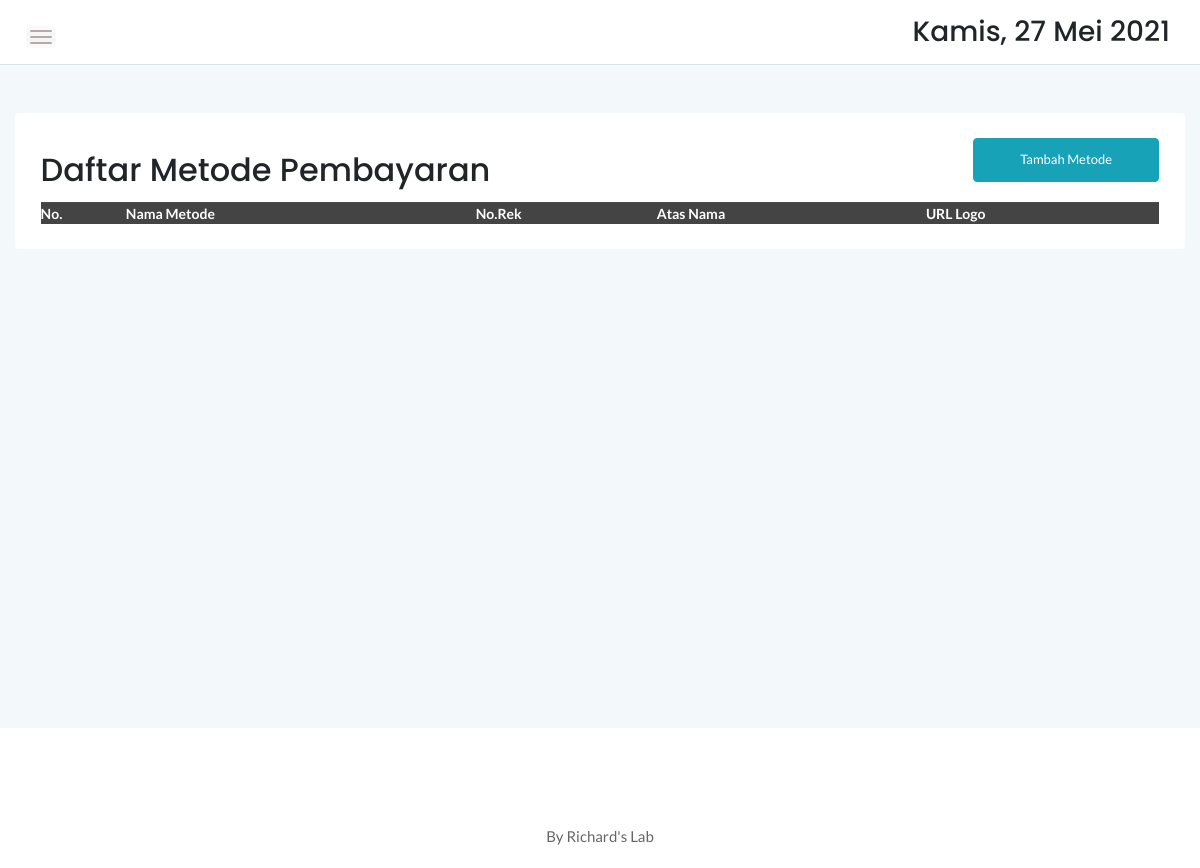
The page /admin/pembayaran.php on the database as committed earlier.
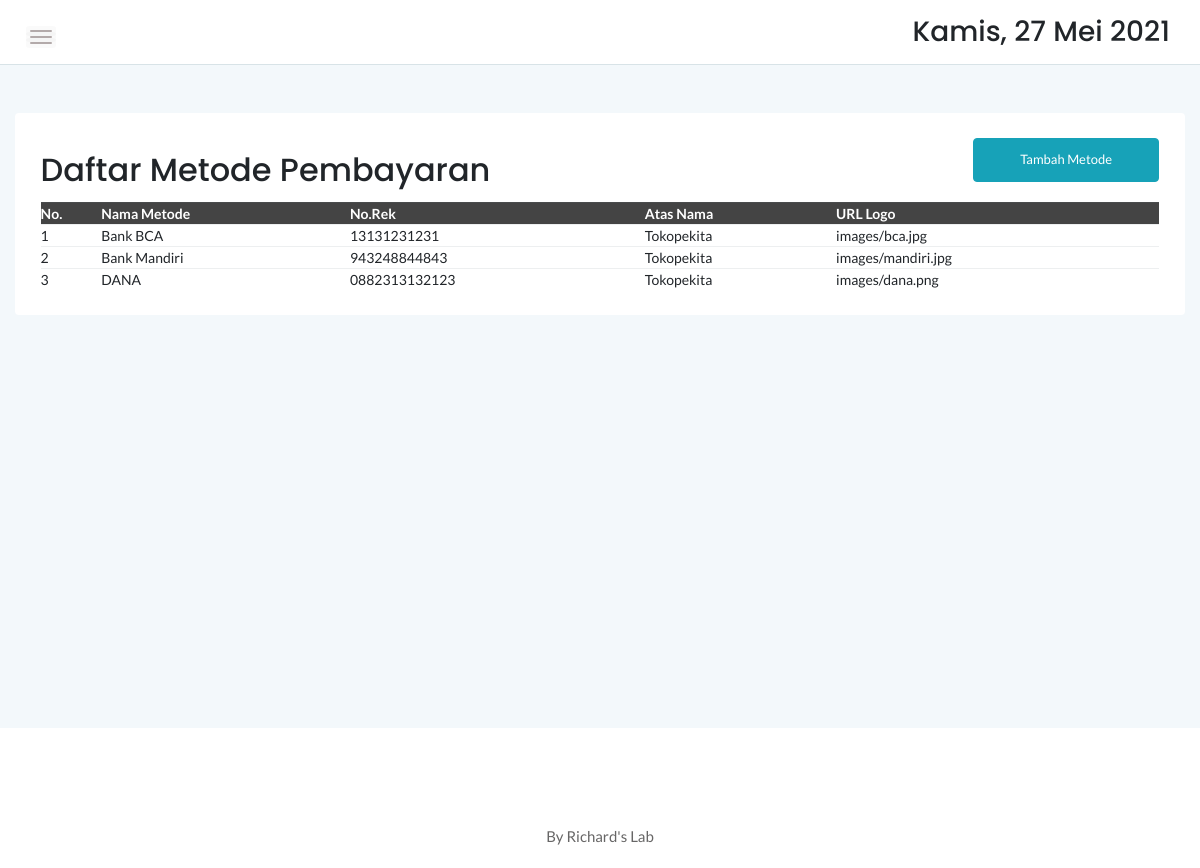
The same page on the database as committed later.
### tables this page shows
CREATE TABLE `pembayaran` (
  `no` int(11) NOT NULL,
  `metode` varchar(25) NOT NULL,
  `norek` varchar(25) NOT NULL,
  `logo` text DEFAULT NULL,
  `an` varchar(20) NOT NULL
);

### admin/pembayaran.php (the view, shortened to what this page needs)
<?php
include '../controller/function.php';
?>
<!doctype html>
<html class="no-js" lang="en">
<head>
    <link rel="stylesheet" href="assets/css/bootstrap.min.css">
    <link rel="stylesheet" href="assets/css/font-awesome.min.css">
    <link rel="stylesheet" href="assets/css/themify-icons.css">
    <link rel="stylesheet" href="assets/css/metisMenu.css">
    <link rel="stylesheet" href="assets/css/owl.carousel.min.css">
    <link rel="stylesheet" href="assets/css/slicknav.min.css">
    <link rel="stylesheet" href="https://www.amcharts.com/lib/3/plugins/export/export.css" type="text/css" media="all" />
    <link rel="stylesheet" type="text/css" href="https://cdn.datatables.net/1.10.20/css/jquery.dataTables.min.css">
    <link rel="stylesheet" type="text/css" href="https://cdn.datatables.net/1.10.20/css/jquery.dataTables.css">
    <link rel="stylesheet" type="text/css" href="https://cdn.datatables.net/1.10.20/css/dataTables.bootstrap4.min.css">
    <link rel="stylesheet" type="text/css" href="https://cdn.datatables.net/responsive/2.2.3/css/responsive.bootstrap.min.css">
    <link rel="stylesheet" type="text/css" href="https://cdn.datatables.net/responsive/2.2.3/css/responsive.jqueryui.min.css">
    <link rel="stylesheet" type="text/css" href="https://cdn.datatables.net/buttons/1.5.2/css/buttons.dataTables.min.css">
    <link rel="stylesheet" href="assets/css/typography.css">
    <link rel="stylesheet" href="assets/css/default-css.css">
    <link rel="stylesheet" href="assets/css/styles.css">
    <link rel="stylesheet" href="assets/css/responsive.css">
</head>
<body>
    <div class="page-container">
        <div class="main-content">
            <div class="header-area">
                <div class="row align-items-center">
                    <div class="col-md-6 col-sm-8 clearfix">
                        <div class="nav-btn pull-left">
                            <span></span>
                            <span></span>
                            <span></span>
                        </div>
                    </div>
                    <div class="col-md-6 col-sm-4 clearfix">
                        <ul class="notification-area pull-right">
                            <li>
                                <h3>
                                    <div class="date">
                                    </div>
                                </h3>
                            </li>
                        </ul>
                    </div>
                </div>
            </div>
            <div class="main-content-inner">
                <div class="row mt-5 mb-5">
                    <div class="col-12">
                        <div class="card">
                            <div class="card-body">
                                <div class="d-sm-flex justify-content-between align-items-center">
                                    <h2>Daftar Metode Pembayaran</h2>
                                    <button style="margin-bottom:20px" data-toggle="modal" data-target="#myModal" class="btn btn-info col-md-2">Tambah Metode</button>
                                </div>
                                <div class="data-tables datatable-dark">
                                    <table id="dataTable3" class="display" style="width:100%">
                                        <thead class="thead-dark">
                                            <tr>
                                                <th>No.</th>
                                                <th>Nama Metode</th>
                                                <th>No.Rek</th>
                                                <th>Atas Nama</th>
                                                <th>URL Logo</th>
                                            </tr>
                                        </thead>
                                        <tbody>
                                            <?php
                                            $brgs = mysqli_query($conn, "SELECT * from pembayaran order by no ASC");
                                            $no = 1;
                                            while ($p = mysqli_fetch_array($brgs)) {
                                            ?>
                                                <tr>
                                                    <td><?php echo $no++ ?></td>
                                                    <td><?php echo $p['metode'] ?></td>
                                                    <td><?php echo $p['norek'] ?></td>
                                                    <td><?php echo $p['an'] ?></td>
                                                    <td><?php echo $p['logo'] ?></td>
                                                </tr>
                                            <?php
                                            }
                                            ?>
                                        </tbody>
                                    </table>
                                </div>
                            </div>
                        </div>
                    </div>
                </div>
            </div>
        </div>
    </div>
    <footer>
        <div class="footer-area">
            <p>By Richard's Lab</p>
        </div>
    </footer>
</body>
</html>

### admin/assets/css/styles.css (style rules this page uses)
.page-container { width: 100%; height: 100%; min-height: 100vh; padding-left: 280px; -webkit-transition: padding-left 0.3s ease 0s; transition: padding-left 0.3s ease 0s; }
.card { border: none; border-radius: 4px; background-color: #fff; -webkit-transition: all 0.3s ease 0s; transition: all 0.3s ease 0s; }
.card-body { padding: 25.6px; padding: 1.6rem; }
.main-content { width: 100%; background: #F3F8FB; }
.main-content-inner { padding: 0 30px 50px; }
.header-area { padding: 15px 30px; background: #fff; border-bottom: 1px solid #d8e3e7; }
.nav-btn { margin-right: 30px; margin-top: 10px; cursor: pointer; }
.nav-btn span { display: block; width: 22px; height: 2px; background: #b3aaaa; margin: 4px 0; border-radius: 15px; -webkit-transition: all 0.3s ease 0s; transition: all 0.3s ease 0s; box-shadow: 0 0 0 4px rgba(99, 96, 96, 0.03); }
.notification-area { -webkit-user-select: none; -moz-user-select: none; -ms-user-select: none; user-select: none; position: relative; z-index: 1; }
.notification-area li { display: inline-block; margin-left: 20px; cursor: pointer; -webkit-user-select: none; -moz-user-select: none; -ms-user-select: none; user-select: none; }
.footer-area { text-align: center; padding: 23px 0 19px; background: #fff; }
.footer-area p { color: #676666; margin-bottom: 0; }
.btn { padding: 11px 17px; font-size: 13px; letter-spacing: 0; }
table tr th { border-bottom: none; }
table tr th, table tr td { border-top: 1px solid rgba(120, 130, 140, 0.13) !important; }
.datatable-dark thead { background: #444; color: #fff; }

### admin/assets/css/responsive.css (style rules this page uses)
@media (min-width: 1200px) and (max-width: 1364px) { .main-content-inner { padding: 0 15px 50px; } }
@media (min-width: 1200px) and (max-width: 1364px) { .page-container, .sbar_collapsed.page-container { padding-left: 0; } }

Rows that differ between the two databases and show on the page:
added pembayaran: metode "Bank BCA", norek "13131231231", an "Tokopekita", logo "images/bca.jpg"
added pembayaran: metode "Bank Mandiri", norek "943248844843", an "Tokopekita", logo "images/mandiri.jpg"
added pembayaran: metode "DANA", norek "0882313132123", an "Tokopekita", logo "images/dana.png"
